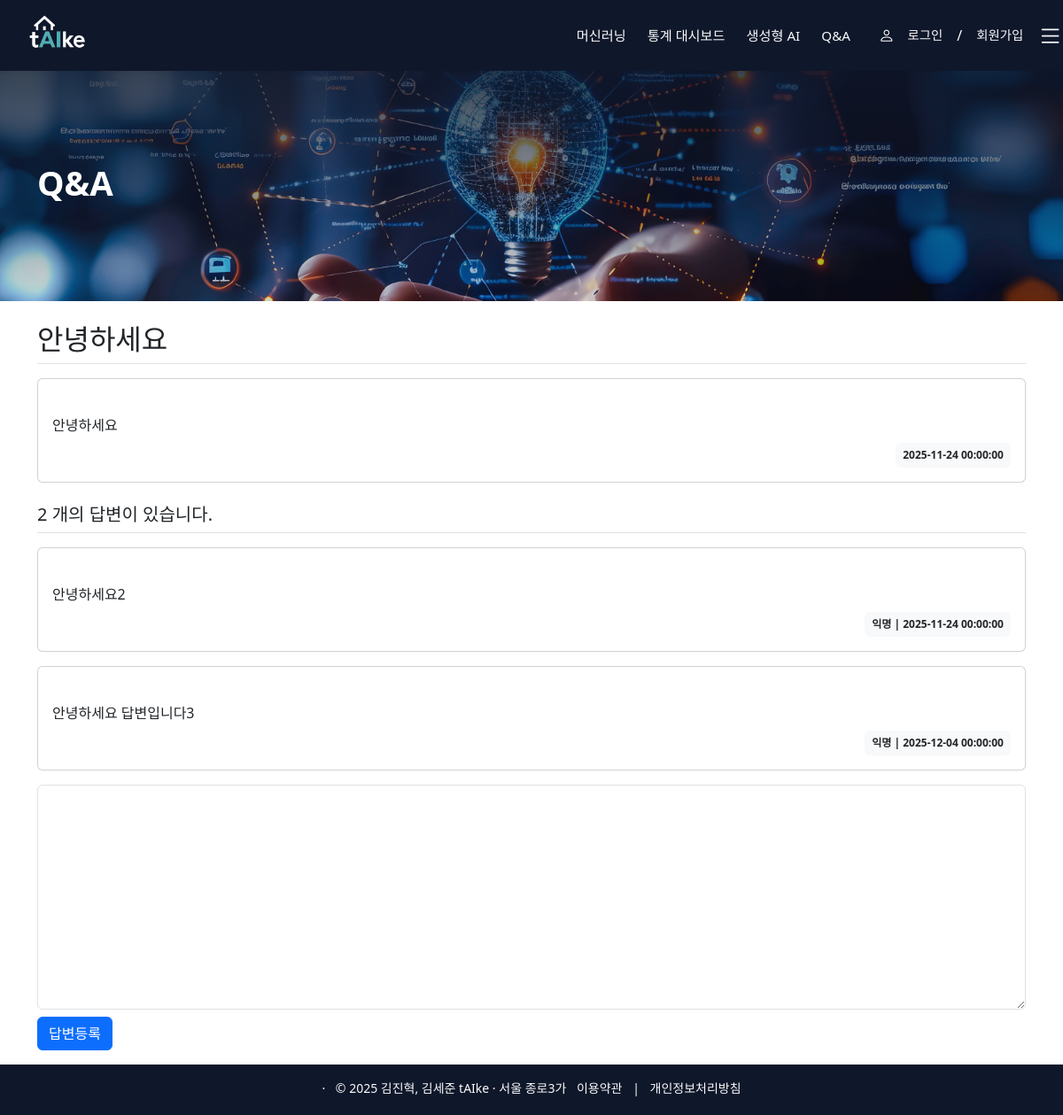
The app's page /question/detail/1/ with its own data.
### pybo/models.py (models this page shows)
class Answer(db.Model):
    __tablename__ = 'answer'
    id = db.Column(db.Integer, db.Sequence('answer_seq', start=1, increment=1), primary_key=True)
    question_id = db.Column(db.Integer, db.ForeignKey('question.id', ondelete='CASCADE'))
    question = db.relationship('Question', backref=db.backref('answer_set'))
    content = db.Column(db.Text(), nullable=False)
    create_date = db.Column(db.DateTime(), nullable=False)

### pybo/views/question_views.py (the view)
@bp.route('/detail/<int:question_id>/')
def detail(question_id):
    question = qna_service.get_question_detail(question_id)
    form = AnswerForm()
    return render_template('question/question_detail.html',
                           question=question, form=form)

### pybo/forms.py
class AnswerForm(FlaskForm):
    content = TextAreaField('내용', validators=[DataRequired('내용은 필수 입력 항목입니다')])

### pybo/service/qna_service.py (called while the page is built)
    def get_question_detail(self, question_id: int):
        return self.question_repo.get_question_or_404(question_id)

### pybo/service/question_repository.py (called while the page is built)
    def get_question_or_404(self, question_id: int) -> Question: # 질문 조회
        return Question.query.get_or_404(question_id)

### pybo/views/auth_views.py (called while the page is built)
@bp.before_app_request
def load_logged_in_user():
    user_id = session.get('user_id')
    if user_id is None:
        g.user = None
    else:
        g.user = Users.query.get(user_id)

### pybo/templates/question/question_detail.html (shortened to what this page needs)
{% extends 'base.html' %}
{% block content %}
<section class="hero-section hero-qna">
  <div class="hero-overlay"></div>
  <div class="container hero-inner">
    <h1 class="hero-title">Q&A</h1>
  </div>
</section>
<div class="container my-3">
    <h2 class="border-bottom py-2">{{ question.subject }}</h2>
    <div class="card my-3">
        <div class="card-body">
            <div class="card-text" style="white-space: pre-line;">
                {{ question.content }}
            </div>
            <div class="text-end mt-2">
                <div class="badge bg-light text-dark p-2">
                    {{ question.create_date }}
                </div>
            </div>
        </div>
    </div>
    <h5 class="border-bottom my-3 py-2">
        {{ question.answer_set|length }} 개의 답변이 있습니다.
    </h5>
    {% for answer in question.answer_set %}
    <div class="card my-3">
        <div class="card-body">
            <div class="card-text" style="white-space: pre-line;">
                {{ answer.content }}
            </div>
            <div class="text-end mt-2">
                <div class="badge bg-light text-dark p-2">
                    {% if question.user %}
                        {{ question.user.username }} |
                    {% else %}
                        익명 |
                    {% endif %}
                    {{ answer.create_date }}
                </div>
            </div>
        </div>
    </div>
    {% endfor %}
    <form action="{{ url_for('answer.create', question_id=question.id) }}"
          method="post" class="my-3">
        <div class="form-group">
            <textarea name="content" id="content"
                      class="form-control" rows="10"></textarea>
        </div>
        <input type="submit" value="답변등록" class="btn btn-primary mt-2">
    </form>
</div>
{% endblock %}

### pybo/static/style.css (style rules this page uses)
textarea { width: 100%; }
input[type=submit] { margin-top: 10px; }
:root { --taike-navy: #0b1f4b; --taike-dark: #0F172A; --taike-mint: #3fd5c6; }
html, body { height: 100%; margin: 0; scroll-behavior: smooth; }
html { scroll-snap-type: none; }
.hero-section { position: relative; width: 100%; min-height: 260px; background-size: cover; background-position: center center; display: flex; align-items: center; color: #fff; }
.hero-overlay { position: absolute; inset: 0; background: linear-gradient( to bottom, rgba(15, 23, 42, 0.80), rgba(15, 23, 42, 0.45), rgba(15, 23, 42, 0.10) ); }
.hero-inner { position: relative; z-index: 1; }
.hero-title { font-size: 2.4rem; font-weight: 700; }
.hero-section.hero-qna { background: url("/static/images/hero-qna.jpg") center/cover no-repeat !important; }

### pybo/static/css/base.css (style rules this page uses)
.hero-section { position: relative; overflow: hidden; margin-bottom: 0; }

### records on screen
Answer: content "안녕하세요2", create_date "2025-11-24 00:00:00"
Answer: content "안녕하세요 답변입니다3", create_date "2025-12-04 00:00:00"

### other values on screen
{{ question.subject }} "안녕하세요"
{{ question.content }} "안녕하세요"
{{ question.create_date }} "2025-11-24 00:00:00"
{{ question.answer_set|length }} "2"
